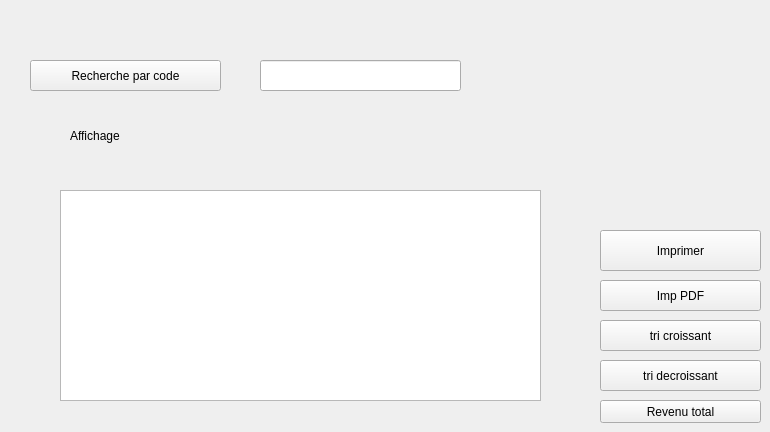
                      <widget class="QWidget" name="tab_31">
                       <attribute name="title">
                        <string>Afficher</string>
                       </attribute>
                       <widget class="QLineEdit" name="lineEdit_28">
                        <property name="geometry">
                         <rect>
                          <x>260</x>
                          <y>60</y>
                          <width>201</width>
                          <height>31</height>
                         </rect>
                        </property>
                        <property name="styleSheet">
                         <string notr="true"/>
                        </property>
                       </widget>
                       <widget class="QLabel" name="label_78">
                        <property name="geometry">
                         <rect>
                          <x>70</x>
                          <y>120</y>
                          <width>71</width>
                          <height>31</height>
                         </rect>
                        </property>
                        <property name="styleSheet">
                         <string notr="true">font: 10pt &quot;Segoe MDL2 Assets&quot;;</string>
                        </property>
                        <property name="text">
                         <string>Affichage</string>
                        </property>
                       </widget>
                       <widget class="QPushButton" name="pushButton_30">
                        <property name="geometry">
                         <rect>
                          <x>600</x>
                          <y>230</y>
                          <width>161</width>
                          <height>41</height>
                         </rect>
                        </property>
                        <property name="styleSheet">
                         <string notr="true">font: 63 10pt &quot;Yu Gothic UI Semibold&quot;;</string>
                        </property>
                        <property name="text">
                         <string>Imprimer</string>
                        </property>
                       </widget>
                       <widget class="QTableView" name="tableView_6">
                        <property name="geometry">
                         <rect>
                          <x>60</x>
                          <y>190</y>
                          <width>481</width>
                          <height>211</height>
                         </rect>
                        </property>
                       </widget>
                       <widget class="QPushButton" name="pushButton_31">
                        <property name="geometry">
                         <rect>
                          <x>30</x>
                          <y>60</y>
                          <width>191</width>
                          <height>31</height>
                         </rect>
                        </property>
                        <property name="styleSheet">
                         <string notr="true">font: 63 10pt &quot;Yu Gothic UI Semibold&quot;;</string>
                        </property>
                        <property name="text">
                         <string>Recherche par code</string>
                        </property>
                       </widget>
                       <widget class="QPushButton" name="pushButton_7">
                        <property name="geometry">
                         <rect>
                          <x>600</x>
                          <y>400</y>
                          <width>161</width>
                          <height>23</height>
                         </rect>
                        </property>
                        <property name="text">
                         <string>Revenu total</string>
                        </property>
                       </widget>
                       <widget class="QPushButton" name="pushButton_43">
                        <property name="geometry">
                         <rect>
                          <x>600</x>
                          <y>320</y>
                          <width>161</width>
                          <height>31</height>
                         </rect>
                        </property>
                        <property name="styleSheet">
                         <string notr="true"/>
                        </property>
                        <property name="text">
                         <string>tri croissant</string>
                        </property>
                       </widget>
                       <widget class="QPushButton" name="pushButton_45">
                        <property name="geometry">
                         <rect>
                          <x>600</x>
                          <y>360</y>
                          <width>161</width>
                          <height>31</height>
                         </rect>
                        </property>
                        <property name="styleSheet">
                         <string notr="true"/>
                        </property>
                        <property name="text">
                         <string>tri decroissant</string>
                        </property>
                       </widget>
                       <widget class="QPushButton" name="pushButton_46">
                        <property name="geometry">
                         <rect>
                          <x>600</x>
                          <y>280</y>
                          <width>161</width>
                          <height>31</height>
                         </rect>
                        </property>
                        <property name="styleSheet">
                         <string notr="true"/>
                        </property>
                        <property name="text">
                         <string>Imp PDF</string>
                        </property>
                       </widget>
                      </widget>
